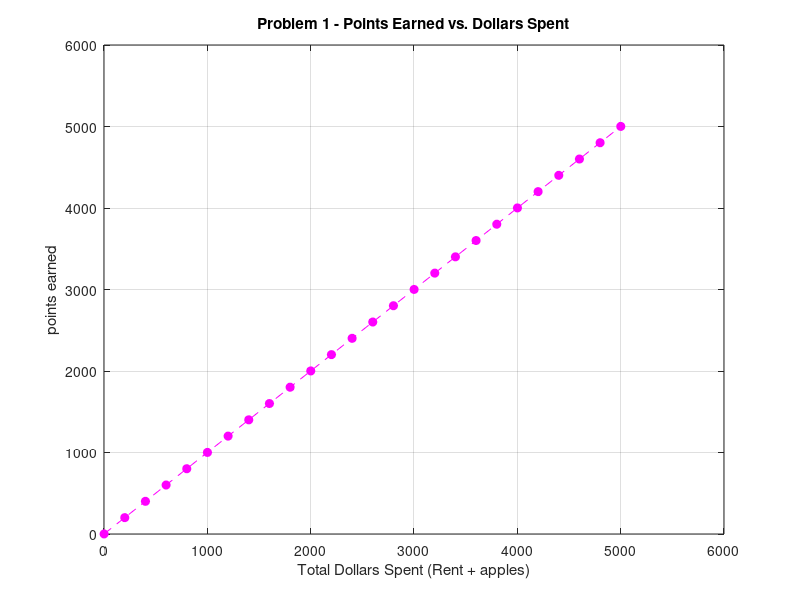
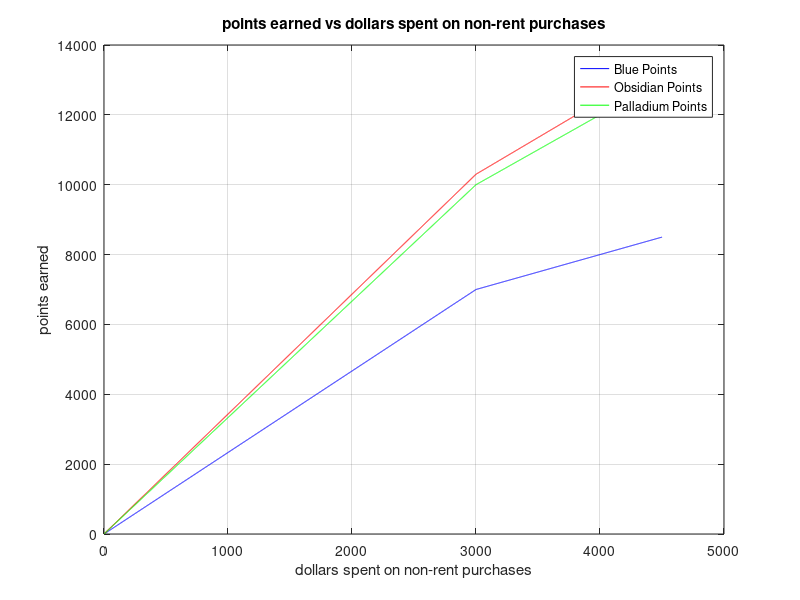
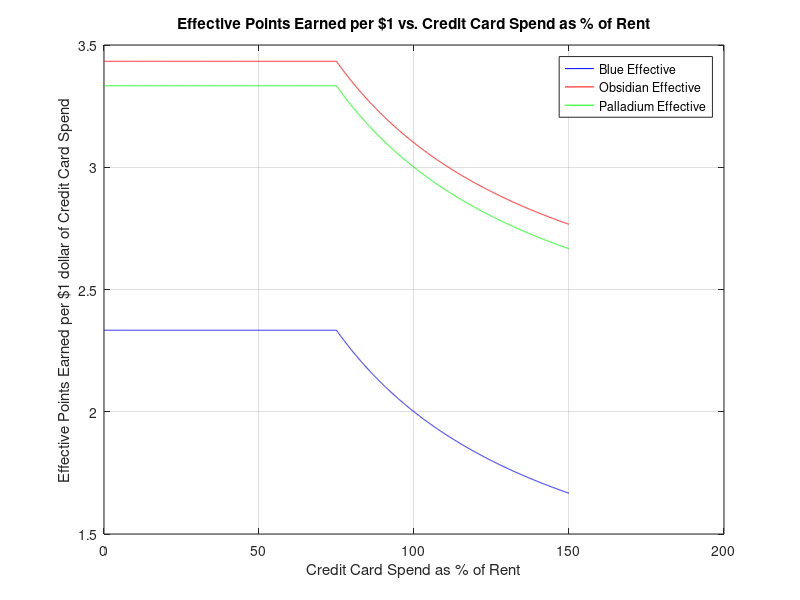

Here is the MATLAB script that generated these plots, in order: (Note: this script raises an error after producing the figures.)
%%
% Problem 0
%HW 4
%Felix Burkart
%UID: 706483588
%date: 02/08/2026
%Bilt Credit Card 1.0, Bilt Credit Card 2.0, Bilt Credit Card 2.0.1
%   Problem 1 - plots described points made with varying rent payments
%   Problem 2 - compares 3 different cards using plotted values 
%       plotting points earned vs. dollars spent on non-rent first
%       then, plotting effective points vs. spend as % of rent 
%   Problem 3 - compares 3 different cards with tweaked rewards system
%       plotting effective points vs. spend as % of rent
%Collaborators - Anna Fedetov - Compared graphs 
%Google Gemini - helped me make a better multiplier system for Bilt Card
%2.0.1, compared to the array addition I had before 

%%
% Problem 1 - Bilt Credit Card 1.0
%a)
rent = 0:200:5000;
apples = 0.19*5;
dollars_spent = rent + apples;

points = 1* (dollars_spent);

figure(1);
plot(dollars_spent,points,'--m','Marker','o', 'MarkerFaceColor','m');
xlabel('Total Dollars Spent (Rent + apples)')
ylabel('points earned')
title('Problem 1 - Points Earned vs. Dollars Spent');
grid on;

%b)
%   point earning and rent cost have a directly linear relationship,
%   because Olivia's card gives her 1x back for rent as well as groceries

%C)
%   No, because even at the highest point return margin, dining for x3,
%the Bilt 1.0 card gives the same effective cash back at 1 cent per point
%%
%%Problem 2 - Bilt Credit Card 2.0
%a)
rent = 4000;
dollars_spent = 1:4500; 
everyday = 0.2 * dollars_spent; %following 2:3:5 ratio 
dining = 0.3 * dollars_spent;
travel = 0.5 * dollars_spent;

bilt_cash = 0.04 * dollars_spent;
rent_points = (bilt_cash/30) * 1000;
rent_points = min(rent_points, rent); %set max points condition for Bilt rewards

%card multipliers
blue = (everyday + dining + travel) + rent_points;
obsidian = (everyday + 3*dining + 2*travel) + rent_points;
palladium = (2*everyday + 2*dining + 2*travel) + rent_points;

figure(2);
plot(dollars_spent, blue, '-b', 'DisplayName', 'Blue Points');
hold on;
plot(dollars_spent, obsidian, '-r', 'DisplayName', 'Obsidian Points');
plot(dollars_spent, palladium, '-g', 'DisplayName', 'Palladium Points');
legend show;
grid on;
xlabel('dollars spent on non-rent purchases')
ylabel('points earned')
title('points earned vs dollars spent on non-rent purchases')

%b)
%Once Olivia spends more than $3000, the rent points unlocked through 
% Bilt Cash reach their maximum and stop increasing. After this point, 
% additional spending only earns points from non-rent purchases, so the 
% curves continue linearly with a reduced slope.


%%
%c)
dollars_spent = 1:6000; %for x-axis up to 150%, start at 1 to avoid 0/0

%re-declare all variables for new dollars_spent range
everyday = 0.2*dollars_spent;
dining = 0.3*dollars_spent;
travel = 0.5*dollars_spent;
rent_points = (1000/30)*0.04*dollars_spent;
rent_points = min(rent_points, 4000);
blue = dollars_spent + rent_points;
obsidian = 3*dining + 2*travel + everyday + rent_points;
palladium = 2*dollars_spent + rent_points;

figure; 
blue_effective = blue./dollars_spent; %array division for effective points per $
obsidian_effective = obsidian./dollars_spent;
palladium_effective = palladium./dollars_spent;

spend_percent = dollars_spent/4000 * 100;

plot(spend_percent,blue_effective, '-b', 'DisplayName', "Blue Effective")
hold on;
title("Effective Points Earned per $1 vs. Credit Card Spend as % of Rent")
xlabel("Credit Card Spend as % of Rent")
ylabel("Effective Points Earned per $1 dollar of Credit Card Spend")
plot(spend_percent, obsidian_effective, '-r', "DisplayName", "Obsidian Effective")
plot(spend_percent, palladium_effective, '-g', 'DisplayName', 'Palladium Effective')
legend show; 
grid on;

%d)
%   Once Olivia spends more than 75% of of her rent amount, the rate at
%   which she earns points per dollar plateaus.

%e)
xline(100*(500/3000),'--r') 

%f)
%   The obsidian card is the most ideal for Olivia for the situation
%   described above. It is also generally the best card for Olivia given
%   her spending ratios. 

%%
%Problem 3 - Bilt Credit Card 2.0.1
%a)
rent = 4000;
everyday_spend = 50:6000; %starts at 50 to avoid giant spike, $50 per month unrealistic anyways
spend_percent = everyday_spend/rent * 100;

multiplier = zeros(size(everyday_spend)); %set an all zero array the size of everyday spend

%set multiplier values using logical operators within the array
multiplier(everyday_spend >= 0.25*rent) = 0.5;
multiplier(everyday_spend >= 0.5*rent)  = 0.75;
multiplier(everyday_spend >= 0.75*rent) = 1.0;
multiplier(everyday_spend >= rent)      = 1.25;

bilt_points_2 = rent * multiplier;

bilt_points_2(everyday_spend < 0.25*rent) = 250; %for values below 25% of rent

blue = everyday_spend + bilt_points_2;
obsidian = everyday_spend +  bilt_points_2;
palladium = 2*everyday_spend + bilt_points_2;

blue_effective = blue./everyday_spend;
obsidian_effective = obsidian./everyday_spend;
palladium_effective = palladium./everyday_spend;

figure;
plot(spend_percent, blue_effective, '-b', 'DisplayName', "Blue Effective");
hold on;
title("Bilt 2.0.1 effective points earned per $1 vs. card spend as % rent")
xlabel("Credit Card Spend as % of Rent");
ylabel("Effective Points Earned per $1 dollar of Credit Card Spend");
plot(spend_percent, obsidian_effective, '-r', "DisplayName", "Obsidian Effective");
plot(spend_percent, palladium_effective, '-g', 'DisplayName', 'Palladium Effective');
legend show; 
grid on;

%b)
%   When taking effective points earned per $1 and comparing 
% to amount spent as % of rent, the Bilt Cash system is generally 
% a better earnings structure, since it is more consistent. 
% However, at very particular rent % points (25% and below 3.15%) 
% for the Palladium card using the Housing Only Rewards, effective
% points earned is better with the Housing Only Rewards. 

%c)
%   Given her spending ratio, and the percent of her rent she spends on
%   every day items (as described in part e of problem 2) I would recommend
%   the Obsidian card with the Bilt Cash rewards structure, for the best
%   return on the money she spends. 
